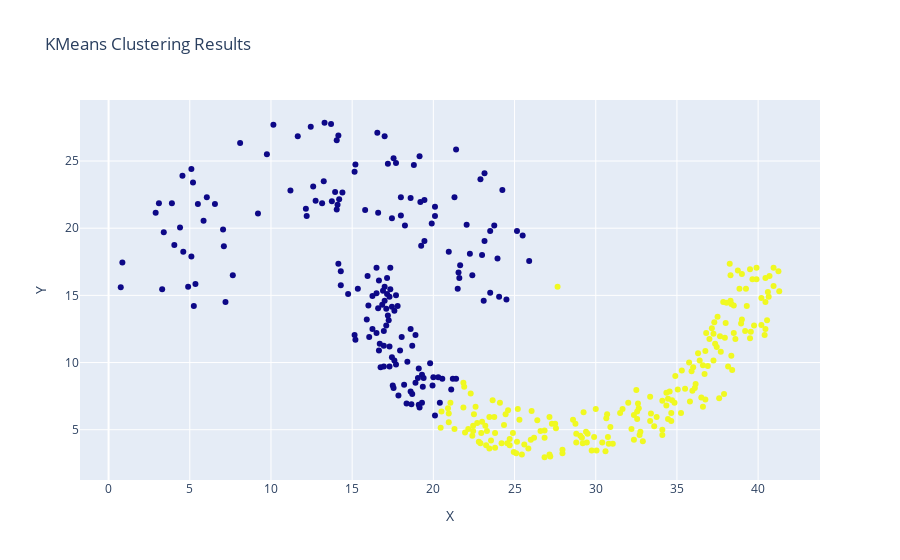
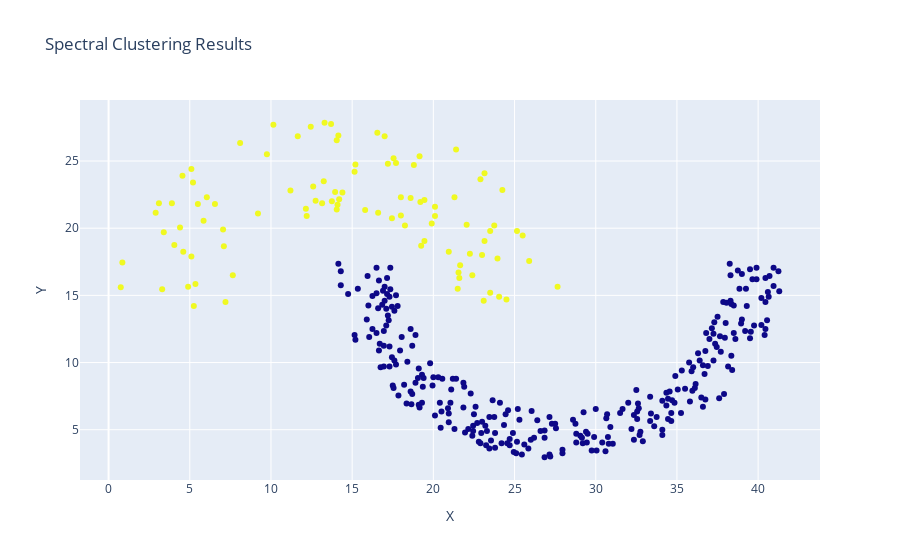

Write notebook code for charts like these, in order.
### Code cell
import numpy as np
import plotly.graph_objects as go

# Load data from jain.txt
data = np.loadtxt("jain.txt")

# Extract features (X, Y) and ground truth labels
X = data[:, :2]
ground_truth_labels = data[:, 2]

def kmeans_clustering(X, n_clusters):
    # Initialize centroids randomly
    centroids = X[np.random.choice(len(X), n_clusters, replace=False)]
    
    for _ in range(10):  # 10 iterations of KMeans
        # Assign each data point to the closest centroid
        labels = ((X[:, None] - centroids[None]) ** 2).sum(axis=-1).argmin(axis=-1)
        
        # Update centroids to be the mean of the assigned data points
        for i in range(n_clusters):
            centroids[i] = X[labels == i].mean(axis=0)
    
    return labels

def spectral_clustering(X, n_clusters):
    # Step 1: Compute the similarity matrix
    W = np.exp(-np.sum((X[:, None] - X[None]) ** 2, axis=-1) / 2)

    # Step 2: Compute the Degree matrix
    D = np.diag(W.sum(axis=1))

    # Step 3: Compute the Laplacian matrix
    L = D - W

    # Step 4: Compute the eigenvalues and eigenvectors of L
    eigenvalues, eigenvectors = np.linalg.eig(L)

    # Step 5: Select the k eigenvectors corresponding to the k smallest eigenvalues
    indices = np.argsort(eigenvalues)[:n_clusters]
    U = eigenvectors[:, indices]

    # Step 6: Normalize the row of U
    U = U / np.sqrt((U ** 2).sum(axis=1, keepdims=True))

    # Step 7: Apply KMeans on the row of U
    centroids = U[np.random.choice(len(U), n_clusters, replace=False)]
    for _ in range(10):  # 10 iterations of KMeans
        labels = ((U[:, None] - centroids[None]) ** 2).sum(axis=-1).argmin(axis=-1)
        for i in range(n_clusters):
            centroids[i] = U[labels == i].mean(axis=0)

    return labels

def calculate_accuracy(predicted_labels, ground_truth_labels):
    # Ensure the labels are numpy arrays
    predicted_labels = np.array(predicted_labels)
    ground_truth_labels = np.array(ground_truth_labels)

    # Calculate the accuracy
    accuracy = np.sum(predicted_labels == ground_truth_labels) / len(ground_truth_labels)

    return accuracy

# Apply KMeans clustering
kmeans_labels = kmeans_clustering(X, n_clusters=2)
# Calculate the accuracy
kmeans_accuracy = calculate_accuracy(kmeans_labels, ground_truth_labels)
print(f"KMeans Accuracy: {kmeans_accuracy * 100}%")

# Apply spectral clustering
spectral_labels = spectral_clustering(X, n_clusters=2)
# Calculate the accuracy
spectral_accuracy = calculate_accuracy(spectral_labels, ground_truth_labels)
print(f"Spectral Clustering Accuracy: {spectral_accuracy * 100}%")

# Plot the results using Plotly
fig1 = go.Figure()

fig1.add_trace(go.Scatter(x=X[:, 0], y=X[:, 1], mode='markers', marker=dict(color=kmeans_labels), name='KMeans Clustering'))
fig1.update_layout(title='KMeans Clustering Results',
                   xaxis_title='X',
                   yaxis_title='Y')

fig2 = go.Figure()

fig2.add_trace(go.Scatter(x=X[:, 0], y=X[:, 1], mode='markers', marker=dict(color=spectral_labels), name='Spectral Clustering'))
fig2.update_layout(title='Spectral Clustering Results',
                   xaxis_title='X',
                   yaxis_title='Y')

fig1.show()
fig2.show()

### Figure 1 — Plotly figure (JSON) as saved in the notebook; plotly's stock layout.template omitted (floating-point values rounded to 4 significant figures; data arrays with more than 128 entries replaced by an {"elided": "..."} marker saying what was removed)
{"data": [{"marker": {"color": {"elided": "373 int values"}}, "mode": "markers", "name": "KMeans Clustering", "x": {"elided": "373 float values"}, "y": {"elided": "373 float values"}, "type": "scatter"}], "layout": {"title": {"text": "KMeans Clustering Results"}, "xaxis": {"title": {"text": "X"}}, "yaxis": {"title": {"text": "Y"}}}}

### Figure 2 — Plotly figure (JSON) as saved in the notebook; plotly's stock layout.template omitted (floating-point values rounded to 4 significant figures; data arrays with more than 128 entries replaced by an {"elided": "..."} marker saying what was removed)
{"data": [{"marker": {"color": {"elided": "373 int values"}}, "mode": "markers", "name": "Spectral Clustering", "x": {"elided": "373 float values"}, "y": {"elided": "373 float values"}, "type": "scatter"}], "layout": {"title": {"text": "Spectral Clustering Results"}, "xaxis": {"title": {"text": "X"}}, "yaxis": {"title": {"text": "Y"}}}}
